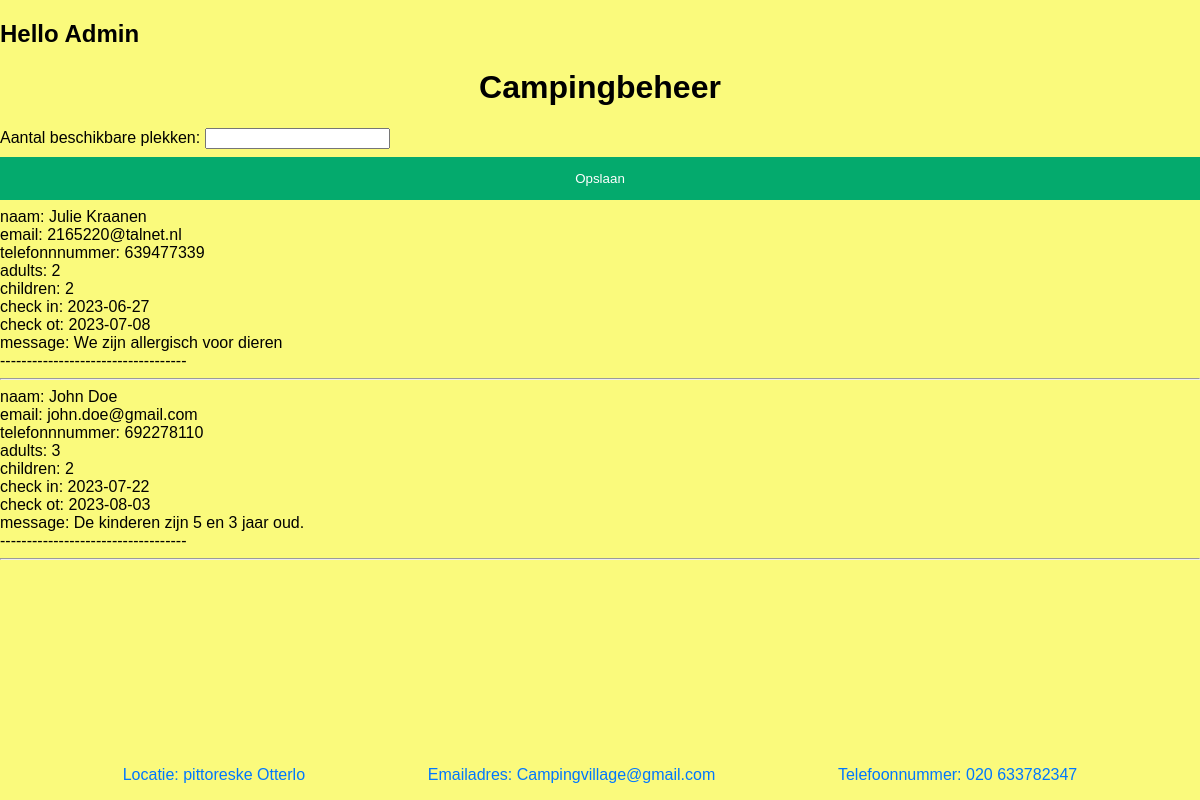
Screenshot of /allesbijelkaar/adminhome.php with the database file from the repository.
### tables this page shows
CREATE TABLE `reserveren` (
  `Customer_id` int(11) NOT NULL,
  `visitor_name` varchar(244) NOT NULL,
  `visitor_email` varchar(244) NOT NULL,
  `visitor_phone` int(11) NOT NULL,
  `total_adults` int(10) NOT NULL,
  `total_children` int(10) NOT NULL,
  `checkin_date` date NOT NULL,
  `checkout_date` date NOT NULL,
  `visitor_message` text NOT NULL
);

### allesbijelkaar/adminhome.php (the view, shortened to what this page needs)
<!DOCTYPE html>
<html>
<head>
    <link rel="stylesheet" href="beschikbaarheid.css">
</head>
<?php
$host = 'localhost:3306';
$db = 'Camping Village';
$user = 'root';
$pass = '';
$charset = 'utf8mb4';
$dsn = "mysql:host=$host;dbname=$db;charset=$charset";
$options = [
    PDO::ATTR_ERRMODE => PDO::ERRMODE_EXCEPTION,
    PDO::ATTR_DEFAULT_FETCH_MODE => PDO::FETCH_ASSOC,
    PDO::ATTR_EMULATE_PREPARES => false,
];
try {
    $pdo = new PDO($dsn, $user, $pass, $options);
} catch (\PDOException $e) {
    throw new \PDOException($e->getMessage(), (int) $e->getCode());
}
?>
<body>
    <h2> Hello Admin </h2>
    <h1>Campingbeheer</h1>
    <form>
        <label for="plekken">Aantal beschikbare plekken:</label>
        <input type="number" id="plekken" name="plekken" min="0">
        <button type="submit" id="opslaan">Opslaan</button>
    </form>
    <?php
$data = $pdo->query("SELECT * FROM reserveren")->fetchAll();
foreach ($data as $row) {
    echo "naam: " . $row['visitor_name'] . "<br />\n";
    echo "email: " . $row['visitor_email'] . "<br />\n";
    echo "telefonnnummer: " . $row['visitor_phone'] . "<br />\n";
    echo "adults: " . $row['total_adults'] . "<br />\n";
    echo "children: " . $row['total_children'] . "<br />\n";
    echo "check in: " . $row['checkin_date'] . "<br />\n";
    echo "check ot: " . $row['checkout_date'] . "<br />\n";
    echo "message: " . $row['visitor_message'] . "<br />\n";
    echo "-----------------------------------". "<br /><hr>";
}
?>
<footer>
        <div class="contact">
            <p>Locatie: pittoreske Otterlo</p>
            <p>Emailadres: Campingvillage@gmail.com</p>
            <p>Telefoonnummer: 020 633782347</p>
        </div>
    </footer>
</body>
</html>

### allesbijelkaar/beschikbaarheid.css (style rules this page uses)
body { font-family: Verdana, sans-serif; margin: 0; background-color: rgb(250, 250, 124); }
h1 { display: flex; justify-content: center; }
button { background-color: #04AA6D; color: white; padding: 14px 20px; margin: 8px 0; border: none; cursor: pointer; width: 100%; }
footer { position: fixed; bottom: 0; right: 0; left: 0; z-index: -1; color: rgb(0, 119, 255); }
.contact { display: flex; text-align: center; flex-direction: row; justify-content: space-evenly; }

### rows the page displays
reserveren: visitor_name "Julie Kraanen", visitor_email "2165220@talnet.nl", visitor_phone "639477339", total_adults "2", total_children "2", checkin_date "2023-06-27", checkout_date "2023-07-08", visitor_message "We zijn allergisch voor dieren"
reserveren: visitor_name "John Doe", visitor_email "john.doe@gmail.com", visitor_phone "692278110", total_adults "3", total_children "2", checkin_date "2023-07-22", checkout_date "2023-08-03", visitor_message "De kinderen zijn 5 en 3 jaar oud."
